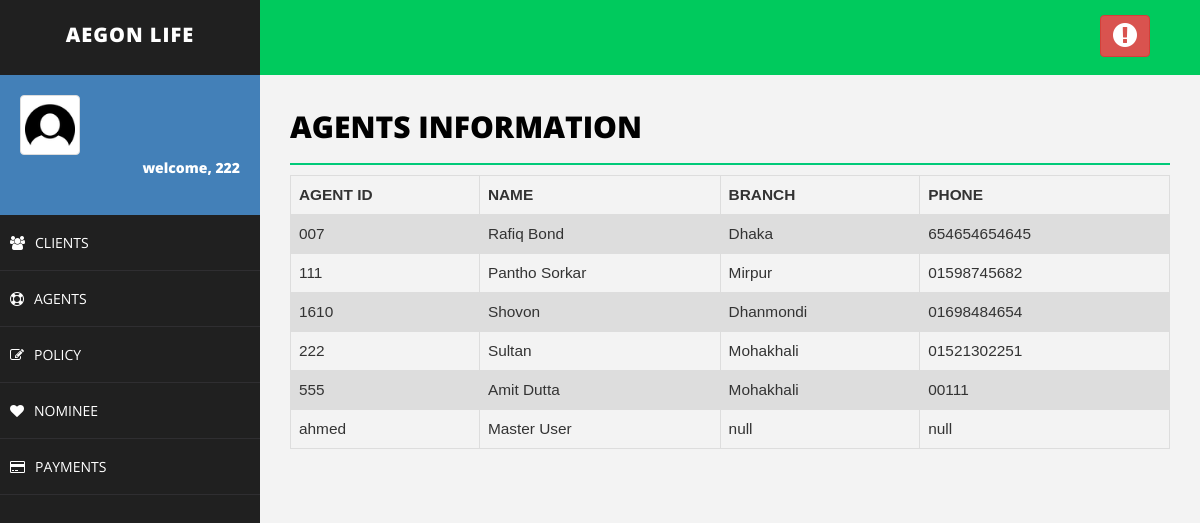
The app's page /lims/agent.php (signed in) with its own data.
### tables this page shows
CREATE TABLE `agent` (
  `agent_id` varchar(50) NOT NULL,
  `agent_password` varchar(30) NOT NULL,
  `name` varchar(50) NOT NULL,
  `branch` varchar(50) NOT NULL,
  `phone` varchar(50) NOT NULL
);

### lims/agent.php (the view, shortened to what this page needs)
<!DOCTYPE html>
<html>
<head>
    <link href="assets/css/bootstrap.css" rel="stylesheet" />
    <link href="assets/css/font-awesome.css" rel="stylesheet" />
    <link href="assets/css/basic.css" rel="stylesheet" />
    <link href="assets/css/custom.css" rel="stylesheet" />
</head>
<body>
<?php include 'header.php';
?>
        <div id="page-wrapper">
                <div class="row">
                    <div class="col-md-12">
                        <h1 class="page-head-line">Agents Information
						</h1>
                    </div>
                </div>
<?php
include'connection.php';
	$sql = "SELECT agent_id,agent_password,name,branch,phone FROM agent";
	$result = $conn->query($sql);
	echo "<table class=\"table\">\n";
    echo "  <tr>\n";
    echo "    <th>AGENT ID</th>\n";
    echo "    <th>NAME</th>\n";
    echo "    <th>BRANCH</th>\n";
    echo "    <th>PHONE</th>\n";
    echo "  </tr>";
	if ($result->num_rows > 0) {
	while($row = $result->fetch_assoc()) {
		echo "<tr>\n";
		echo "    <td>".$row["agent_id"]."</td>\n";
		echo "    <td>".$row["name"]."</td>\n";
		echo "    <td>".$row["branch"]."</td>\n";
		echo "    <td>".$row["phone"]."</td>\n";
	}
	echo "</table>\n";
}
?>
        </div>
    </div>
</body>
</html>

### lims/assets/css/basic.css (style rules this page uses)
body { font-family: 'Open Sans', sans-serif; line-height:25px; }
#page-wrapper { padding: 15px 15px; min-height: 600px; background: #F3F3F3; }
.page-head-line { font-size: 30px; text-transform: uppercase; color: #000; font-weight: 800; padding-bottom: 20px; border-bottom: 2px solid #00CA79; margin-bottom: 10px; }
@media (min-width:768px) { #page-wrapper { margin: 0 0 0 260px; padding: 15px 30px; min-height: 1200px; } }

### lims/agent.php (style rules this page uses)
table { font-family: arial, sans-serif; border-collapse: collapse; width: 100%; margin-left:0%; font-size:110%; }
td, th { border: 1px solid #dddddd; text-align: left; padding: 8px; }
tr:nth-child(even) { background-color: #dddddd; }

### records on screen
agent: agent_id "007", name "Rafiq Bond", branch "Dhaka", phone "654654654645"
agent: agent_id "111", name "Pantho Sorkar", branch "Mirpur", phone "01598745682"
agent: agent_id "1610", name "Shovon", branch "Dhanmondi", phone "01698484654"
agent: agent_id "222", name "Sultan", branch "Mohakhali", phone "01521302251"
agent: agent_id "555", name "Amit Dutta", branch "Mohakhali", phone "00111"
agent: agent_id "ahmed", name "Master User", branch "null", phone "null"

### other values on screen
$_SESSION["username"] "222"
